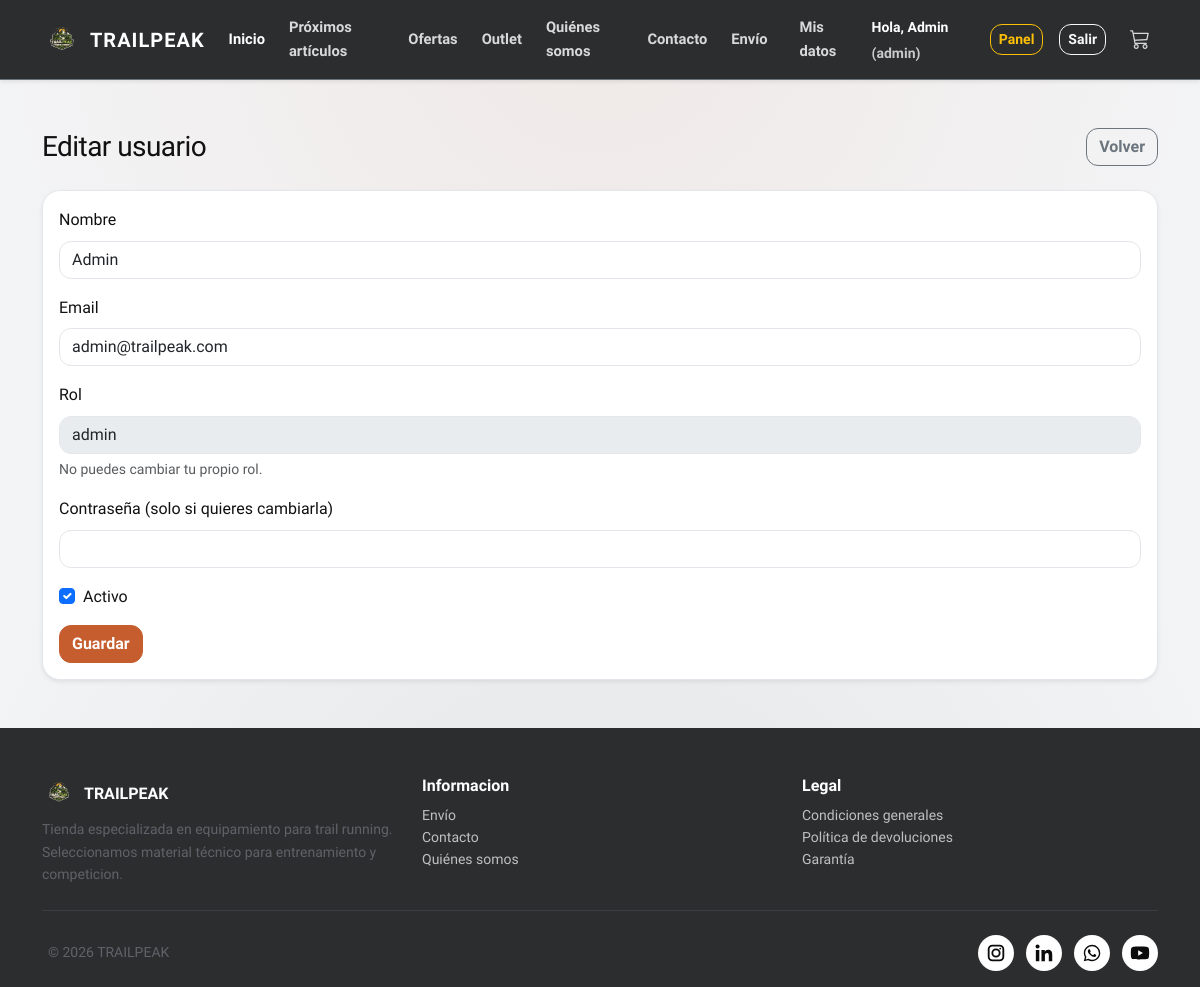
The page /admin/usuario_form.php?id=1 (signed in) on the database its author committed.
### tables this page shows
CREATE TABLE `usuario` (
  `id_usuario` int(11) NOT NULL,
  `nombre` varchar(100) NOT NULL,
  `email` varchar(100) NOT NULL,
  `password` varchar(255) NOT NULL,
  `rol` enum('admin','empleado','cliente') NOT NULL DEFAULT 'cliente',
  `activo` tinyint(1) DEFAULT 1
);

### lib/auth.php (called while the page is built, shortened)
<?php
function is_logged_in(): bool {
  return isset($_SESSION['user']);
}
function current_user(): ?array {
  return $_SESSION['user'] ?? null;
}

### admin/usuario_form.php (the view, shortened to what this page needs)
<?php
require_once __DIR__ . '/../config/db.php';
$idUsuario = (int)($_GET['id'] ?? 0);
$idActual = (int)(current_user()['id'] ?? 0);
$usuario = [
  'nombre' => '',
  'email' => '',
  'rol' => 'cliente',
  'activo' => 1
];
if ($idUsuario > 0) {
  $stmt = $pdo->prepare("
    SELECT id_usuario, nombre, email, rol, activo
    FROM usuario
    WHERE id_usuario = ?
    LIMIT 1
  ");
  $stmt->execute([$idUsuario]);
  $usuario = $stmt->fetch(PDO::FETCH_ASSOC) ?: $usuario;
}
$bloquearRol = ($idUsuario > 0 && $idUsuario === $idActual);
?>
<?php require_once __DIR__ . '/../includes/header.php'; ?>
  <main class="container py-5">
    <div class="d-flex justify-content-between align-items-center mb-4">
      <h1 class="h3 mb-0"><?= $idUsuario > 0 ? 'Editar usuario' : 'Nuevo usuario' ?></h1>
      <a class="btn btn-outline-secondary" href="<?= BASE_URL ?>admin/usuarios.php">Volver</a>
    </div>
    <form method="post" class="card card-body shadow-sm">
      <div class="mb-3">
        <label class="form-label">Nombre</label>
        <input type="text" name="nombre" class="form-control" value="<?= htmlspecialchars($usuario['nombre'] ?? '') ?>" required>
      </div>
      <div class="mb-3">
        <label class="form-label">Email</label>
        <input type="email" name="email" class="form-control" value="<?= htmlspecialchars($usuario['email'] ?? '') ?>" required>
      </div>
      <div class="mb-3">
        <label class="form-label">Rol</label>
        <?php if ($bloquearRol): ?>
          <input type="text" class="form-control" value="<?= htmlspecialchars($usuario['rol'] ?? 'admin') ?>" disabled>
          <div class="form-text">No puedes cambiar tu propio rol.</div>
        <?php endif; ?>
      </div>
      <div class="mb-3">
        <label class="form-label">Contraseña <?= $idUsuario > 0 ? '(solo si quieres cambiarla)' : '' ?></label>
        <input type="password" name="password" class="form-control" <?= $idUsuario > 0 ? '' : 'required' ?>>
      </div>
      <div class="form-check mb-3">
        <input class="form-check-input" type="checkbox" name="activo" id="activo" <?= ((int)($usuario['activo'] ?? 1) === 1) ? 'checked' : '' ?>>
        <label class="form-check-label" for="activo">Activo</label>
      </div>
      <div>
        <button class="btn btn-primary" type="submit">Guardar</button>
      </div>
    </form>
  </main>
<?php require_once __DIR__ . '/../includes/footer.php'; ?>

### includes/header.php (shortened to what this page needs)
<?php
require_once __DIR__ . '/../lib/auth.php';
?>
<!DOCTYPE html>
<html lang="es">
  <head>
    <link
      href="https://cdn.jsdelivr.net/npm/bootstrap@5.3.2/dist/css/bootstrap.min.css"
      rel="stylesheet"
    />
    <link rel="stylesheet" href="<?= BASE_URL ?>css/style.css" />
    <link
      rel="stylesheet"
      href="https://cdn.jsdelivr.net/npm/bootstrap-icons@1.11.1/font/bootstrap-icons.css"
    />
  </head>
  <body>
    <nav class="navbar navbar-expand-lg navbar-dark bg-dark py-2 shadow-sm border-bottom border-secondary">
      <div class="container">
        <a class="navbar-brand d-flex align-items-center gap-2" href="<?= BASE_URL ?>index.php">
          <img src="<?= BASE_URL ?>img/ui/logo_trailpeak.png" alt="TrailPeak logo" height="40" />
          <span class="fw-bold text-uppercase">TRAILPEAK</span>
        </a>
        <div class="collapse navbar-collapse" id="menu">
          <ul class="navbar-nav ms-auto align-items-lg-center gap-2 fw-semibold pt-2 pt-lg-0">
            <li class="nav-item">
              <a class="nav-link active px-2" href="<?= BASE_URL ?>index.php">Inicio</a>
            </li>
            <li class="nav-item">
              <a class="nav-link px-2" href="#proximos">Próximos artículos</a>
            </li>
            <li class="nav-item">
              <a class="nav-link px-2" href="#ofertas">Ofertas</a>
            </li>
            <li class="nav-item">
              <a class="nav-link px-2" href="#outlet">Outlet</a>
            </li>
            <li class="nav-item">
              <a class="nav-link px-2" href="<?= BASE_URL ?>quienes_somos.php">Quiénes somos</a>
            </li>
            <li class="nav-item">
              <a class="nav-link px-2" href="<?= BASE_URL ?>contacto.php">Contacto</a>
            </li>
            <li class="nav-item">
              <a class="nav-link px-2" href="<?= BASE_URL ?>envio.php">Envío</a>
            </li>
            <?php if (!is_logged_in()): ?>
              <li class="nav-item ms-lg-2">
                <a class="btn btn-outline-light btn-sm" href="<?= BASE_URL ?>login.php">
                  Inicia sesión
                </a>
              </li>
            <?php else: ?>
              <li class="nav-item ms-lg-2">
                <a class="nav-link px-2" href="<?= BASE_URL ?>mis_datos.php">Mis datos</a>
              </li>
              <li class="nav-item ms-lg-2">
                <span class="navbar-text text-white small">
                  Hola, <?= htmlspecialchars(current_user()['nombre']) ?>
                  <span class="opacity-75">(<?= htmlspecialchars(current_user()['rol']) ?>)</span>
                </span>
              </li>
              <?php if (in_array(current_user()['rol'], ['admin','empleado'], true)): ?>
                <li class="nav-item ms-lg-2">
                  <a class="btn btn-outline-warning btn-sm" href="<?= BASE_URL ?>admin/index.php">
                    Panel
                  </a>
                </li>
              <?php endif; ?>
              <li class="nav-item ms-lg-2">
                <a class="btn btn-outline-light btn-sm" href="<?= BASE_URL ?>logout.php">
                  Salir
                </a>
              </li>
            <?php endif; ?>
            <li class="nav-item ms-lg-2">
              <a class="nav-link position-relative" href="<?= BASE_URL ?>cart.php" title="Ver carrito">
                <i class="bi bi-cart3 fs-5"></i>
              </a>
            </li>
          </ul>
        </div>
      </div>
    </nav>

### css/style.css (style rules this page uses)
:root { --tp-primary: #2b2d2f; --tp-secondary: #6b7280; --tp-accent: #c65d2e; --tp-bg: #f3f4f6; --tp-surface: #ffffff; --tp-text: #111111; --tp-muted: #5f6368; --tp-border: #e3e6ea; --tp-shadow: 0 14px 30px rgba(16, 24, 40, 0.08); }
html, body { margin: 0; padding: 0; }
body { font-family: "Sora", "Segoe UI", sans-serif; background-color: var(--tp-bg); background-image: radial-gradient(circle at top, rgba(198, 93, 46, 0.08), transparent 55%), radial-gradient(circle at bottom, rgba(43, 45, 47, 0.08), transparent 60%); color: var(--tp-text); line-height: 1.6; min-height: 100vh; display: flex; flex-direction: column; }
main { flex: 1 0 auto; }
h1, h2, h3, h4, h5 { letter-spacing: -0.02em; }
.navbar-brand span { letter-spacing: 1px; }
.navbar { box-shadow: 0 8px 20px rgba(16, 24, 40, 0.2); }
.navbar .nav-link { font-size: 0.92rem; color: rgba(255, 255, 255, 0.82); }
.bg-dark { background-color: var(--tp-primary) !important; }
.btn-primary { background-color: var(--tp-accent); border-color: var(--tp-accent); }
a { color: var(--tp-primary); }
.card { border-radius: 18px; border-color: var(--tp-border); box-shadow: var(--tp-shadow); }
.form-control, .form-select { border-radius: 12px; border-color: var(--tp-border); box-shadow: none; }
.btn { border-radius: 12px; font-weight: 600; }

### rows shown on the page
usuario: nombre "Admin", rol "admin", email "admin@trailpeak.com", activo "☑"
